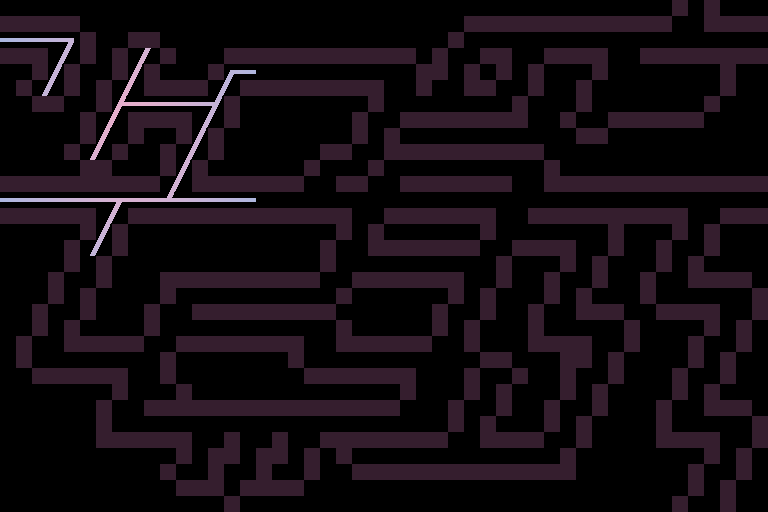

A level layout from a 2D game, rendered from its tile map. Below: a short description, then the map file with tile-grid data replaced by summaries:
An orthogonal 48x32 tile map with 16x16 px tiles, 2 tile layers (floor, collision), 1 image layer.

<map version="1.10" tiledversion="1.10.2" orientation="orthogonal" renderorder="right-down" width="48" height="32" tilewidth="16" tileheight="16" infinite="0" nextlayerid="4" nextobjectid="1">
 <properties>
  <property name="default_pos" value="20,11" />
  <property name="looping" type="bool" value="true" />
 </properties>
 <tileset firstgid="1" source="beams.tsx" />
 <imagelayer id="3" name="background">
  <image source="../textures/image/radial_gradient.png" width="256" height="256" />
  <properties>
   <property name="delay_x" type="int" value="1" />
   <property name="delay_y" type="int" value="1" />
   <property name="height" type="int" value="-1" />
   <property name="looping" type="bool" value="true" />
   <property name="parallax_x" type="int" value="2" />
   <property name="parallax_y" type="int" value="2" />
   <property name="scroll_x" type="int" value="-1" />
   <property name="scroll_y" type="int" value="-1" />
  </properties>
 </imagelayer>
 <layer id="1" name="floor" width="48" height="32">
  <data>[1536 cells, 1536 non-empty, 19 distinct tile ids]</data>
 </layer>
 <layer id="2" name="collision" width="48" height="32" opacity="0.25">
  <properties>
   <property name="draw" type="bool" value="false" />
  </properties>
  <data>[1536 cells, 506 non-empty, 1 distinct tile ids]</data>
 </layer>
</map>
